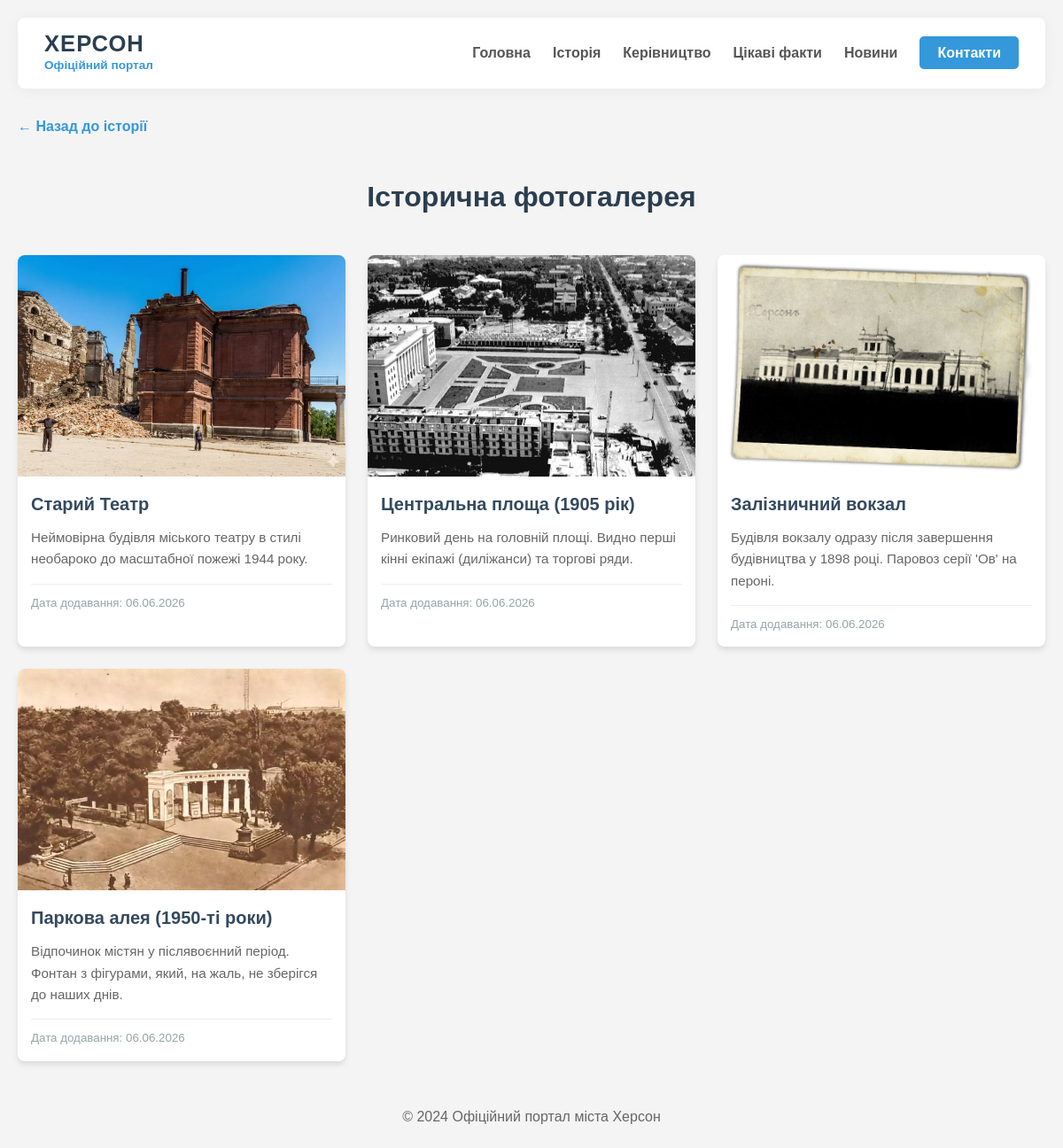
/history/photos/, run on the app's committed database.
### main/models.py (models this page shows, shortened)
class HistoricalPhoto(models.Model):
    title = models.CharField(max_length=200, verbose_name="Назва фото")
    description = models.TextField(verbose_name="Опис фотографії")
    image = models.ImageField(upload_to='history_photos/', verbose_name="Фото")
    uploaded_at = models.DateTimeField(auto_now_add=True, verbose_name="Дата додавання")

### main/views.py (the view)
# urls.py: path('history/photos/', views.history_photos_view, name='history_photos'),
def history_photos_view(request):
    history_photos = get_history_photos()
    path = 'main/history_photos.html'
    context = { 'photos': history_photos }
    return render(request, path, context)

### main/services.py (called while the page is built)
def get_history_photos():
    return HistoricalPhoto.objects.all()

### main/templates/main/history_photos.html (shortened to what this page needs)
{% extends 'main/base.html' %}
{% block content %}
  <a href="{% url 'history' %}" class="nav-back">
    ← Назад до історії
  </a>
  <h1>Історична фотогалерея</h1>
  <div class="gallery">
    {% for photo in photos %}
      <div class="photo-item">
        {% if photo.image %}
          <img src="{{ photo.image.url }}" alt="{{ photo.title }}" />
        {% endif %}
        <div class="photo-content">
          <h3>{{ photo.title }}</h3>
          <p>{{ photo.description|truncatewords:20 }}</p>
          <small>
            Дата додавання:
            {{ photo.uploaded_at|date:"d.m.Y" }}
          </small>
        </div>
      </div>
      {% empty %}
        <p class="empty-msg">
          На жаль, історичних фотографій
          поки немає в базі даних.
        </p>
    {% endfor %}
  </div>
{% endblock %}

### main/templates/main/base.html (shortened to what this page needs)
{% load static %}
<!doctype html>
<html lang="uk">
  <head>
    <link
      rel="stylesheet"
      href="{% static 'main/css/style.css' %}"
    />
  </head>
  <body>
    {% include 'main/includes/header.html' %}
    <main>
      {% block content %}{% endblock %}
    </main>
    {% include 'main/includes/footer.html' %}
  </body>
</html>

### main/templates/main/includes/header.html
<header class="main-header">
    <div class="header-content">
        <div class="logo">
            <a href="{% url 'index' %}">
                <span class="city-name">Херсон</span>
                <span class="site-tagline">Офіційний портал</span>
            </a>
        </div>
        <nav class="nav-menu">
            <ul>
                <li><a href="{% url 'index' %}">Головна</a></li>
                <li><a href="{% url 'history' %}">Історія</a></li>
                <li><a href="{% url 'management' %}">Керівництво</a></li>
                <li><a href="{% url 'facts' %}">Цікаві факти</a></li>
                <li><a href="{% url 'news' %}">Новини</a></li>
                <li><a href="{% url 'contacts' %}" class="nav-btn">Контакти</a></li>
            </ul>
        </nav>
    </div>
</header>

### main/templates/main/includes/footer.html
<footer class="site-footer">
  <p>&copy; 2024 Офіційний портал міста Херсон</p>
</footer>

### main/static/main/css/style.css (style rules this page uses)
body { font-family: sans-serif; line-height: 1.6; color: #333; max-width: 1200px; margin: 0 auto; padding: 20px; background-color: #f4f4f4; }
.main-header { background-color: #ffffff; padding: 15px 0; border-radius: 8px; box-shadow: 0 2px 15px rgba(0,0,0,0.05); margin-bottom: 30px; }
.header-content { display: flex; justify-content: space-between; align-items: center; padding: 0 30px; }
.logo a { text-decoration: none; display: flex; flex-direction: column; }
.city-name { font-size: 1.6rem; font-weight: 800; color: #2c3e50; line-height: 1.1; text-transform: uppercase; letter-spacing: 1px; }
.site-tagline { font-size: 0.85rem; color: #3498db; font-weight: 600; }
.nav-menu ul { list-style: none; display: flex; align-items: center; gap: 25px; margin: 0; padding: 0; }
.nav-menu a { text-decoration: none; color: #555; font-weight: 600; transition: color 0.3s ease; }
.nav-menu .nav-btn { background-color: #3498db; color: white; padding: 10px 20px; border-radius: 5px; transition: background-color 0.3s ease; }
h1 { text-align: center; color: #2c3e50; margin-bottom: 40px; }
.gallery { display: grid; grid-template-columns: repeat(auto-fill, minmax(300px, 1fr)); gap: 25px; }
.photo-item { background: #fff; border-radius: 8px; overflow: hidden; box-shadow: 0 4px 6px rgba(0, 0, 0, 0.1); transition: transform 0.3s ease; }
.photo-item img { width: 100%; height: 250px; object-fit: cover; display: block; }
.photo-content { padding: 15px; }
.photo-content h3 { margin: 0 0 10px 0; font-size: 1.25rem; color: #34495e; }
.photo-content p { margin: 0 0 15px 0; font-size: 0.95rem; color: #666; }
.photo-content small { color: #95a5a6; display: block; border-top: 1px solid #eee; padding-top: 10px; }
.nav-back { margin-bottom: 20px; display: inline-block; text-decoration: none; color: #3498db; font-weight: bold; }
.site-footer { margin-top: 50px; text-align: center; color: #666; padding-bottom: 20px; }

### data on the page
HistoricalPhoto: image (picture), title "Старий Театр", description "Неймовірна будівля міського театру в стилі необароко до масштабної пожежі 1944 року.", uploaded_at "06.06.2026"
HistoricalPhoto: image (picture), title "Центральна площа (1905 рік)", description "Ринковий день на головній площі. Видно перші кінні екіпажі (диліжанси) та торгові ряди.", uploaded_at "06.06.2026"
HistoricalPhoto: image (picture), title "Залізничний вокзал", description "Будівля вокзалу одразу після завершення будівництва у 1898 році. Паровоз серії 'Ов' на пероні.", uploaded_at "06.06.2026"
HistoricalPhoto: image (picture), title "Паркова алея (1950-ті роки)", description "Відпочинок містян у післявоєнний період. Фонтан з фігурами, який, на жаль, не зберігся до наших днів.", uploaded_at "06.06.2026"
